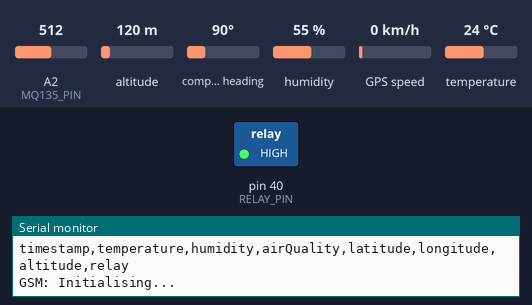
Bench run of a sketch on a simulated Arduino Mega 2560, built with avr-gcc and run on an emulated ATmega2560. Shown: switched loads named in the sketch (green lamp = pin HIGH), the last lines printed to the serial monitor. Inputs (shaded band) come from the test bench; at power-on: A2 (MQ135_PIN) = 512, altitude 120 m, compass heading 90°, humidity 55 %, GPS speed 0 km/h, temperature 24 °C. The GPS gets a fix after 3 s at 37.7749, -122.4194 with 8 satellites; the modem accepts every AT command (registered, SIM ready, sends succeed) and sends nothing else.

Above: at 0.1 s.
At 4.7 s:
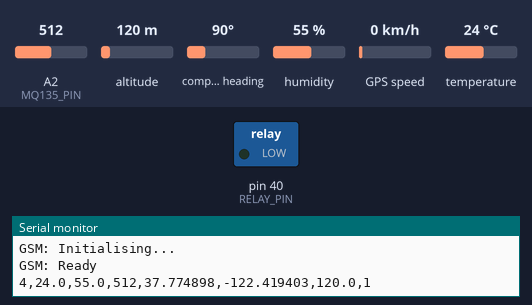
Timing chart, 0 to 6.2 s (numbered marks = the images above):
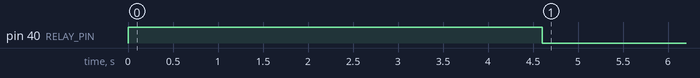

Measured:
- by itself, pin 40 (RELAY_PIN): HIGH → LOW at 4.6 s

The sketch:

air_monitaring_iot.ino
```cpp
/*
 * ============================================================
 *  Arduino Mega 2560 – IoT Environmental Monitor
 * ============================================================
 *  Connections:
 *   SIM800L / GSM  → Serial1  (TX:18, RX:19)
 *   GY-GPS6MV2     → Serial2  (TX:16, RX:17)
 *   DHT11          → A0  (as digital, using DHT lib)
 *   MQ-135         → A2  (analog)
 *   Relay          → D40 (digital output, active-LOW)
 *
 *  Libraries needed (install via Library Manager):
 *   - DHT sensor library  (Adafruit)
 *   - TinyGPS++           (Mikal Hart)
 * ============================================================
 */

#include <DHT.h>
#include <TinyGPS++.h>
#include <SoftwareSerial.h>

// ─── Pin Definitions ────────────────────────────────────────
#define DHT_PIN       A0      // DHT11 data pin
#define DHT_TYPE      DHT11
#define MQ135_PIN     A2      // MQ-135 analog pin
#define RELAY_PIN     40      // Relay control pin (active-LOW)

// ─── Serial Ports ────────────────────────────────────────────
// Serial1 → GSM  (TX=18, RX=19) — built-in on Mega
// Serial2 → GPS  (TX=16, RX=17) — built-in on Mega

// ─── Objects ─────────────────────────────────────────────────
DHT       dht(DHT_PIN, DHT_TYPE);
TinyGPSPlus gps;

// ─── Thresholds (tweak as needed) ────────────────────────────
const float  TEMP_THRESHOLD    = 35.0;   // °C  — relay triggers above this
const int    AIR_THRESHOLD     = 400;    // raw ADC — alert above this
const unsigned long SEND_INTERVAL = 30000; // 30 s between SMS alerts

// ─── State ───────────────────────────────────────────────────
unsigned long lastSendTime   = 0;
bool          relayState     = false;
String        alertPhone     = "+91XXXXXXXXXX"; // ← change to your number

// ─── Prototypes ──────────────────────────────────────────────
void  gsmInit();
bool  gsmSendSMS(const String& number, const String& message);
void  feedGPS();
void  printCSV();
void  controlRelay(float temp, int airQuality);

// ============================================================
void setup() {
  Serial.begin(9600);       // USB / dashboard serial
  Serial1.begin(9600);      // GSM module
  Serial2.begin(9600);      // GPS module

  pinMode(RELAY_PIN, OUTPUT);
  digitalWrite(RELAY_PIN, HIGH); // relay OFF (active-LOW)

  dht.begin();

  Serial.println(F("BOOT"));
  Serial.println(F("timestamp,temperature,humidity,airQuality,latitude,longitude,altitude,relay"));

  gsmInit();
  delay(2000);
}

// ============================================================
void loop() {
  // ── 1. Feed GPS parser ──────────────────────────────────
  feedGPS();

  // ── 2. Read DHT11 ───────────────────────────────────────
  float temperature = dht.readTemperature();
  float humidity    = dht.readHumidity();

  if (isnan(temperature) || isnan(humidity)) {
    temperature = -99;
    humidity    = -99;
  }

  // ── 3. Read MQ-135 ──────────────────────────────────────
  int airQuality = analogRead(MQ135_PIN);   // 0-1023

  // ── 4. Relay logic ──────────────────────────────────────
  controlRelay(temperature, airQuality);

  // ── 5. Send CSV to Serial (for dashboard) ───────────────
  printCSV(temperature, humidity, airQuality);

  // ── 6. SMS alert (every SEND_INTERVAL if threshold hit) ─
  unsigned long now = millis();
  if ((now - lastSendTime) >= SEND_INTERVAL) {
    if (temperature > TEMP_THRESHOLD || airQuality > AIR_THRESHOLD) {
      String msg = "ALERT!\n";
      msg += "Temp: "     + String(temperature, 1) + " C\n";
      msg += "Humidity: " + String(humidity, 1)    + " %\n";
      msg += "AirQ: "     + String(airQuality)     + "\n";
      if (gps.location.isValid()) {
        msg += "GPS: "    + String(gps.location.lat(), 6)
                          + ","
                          + String(gps.location.lng(), 6);
      } else {
        msg += "GPS: No fix";
      }
      gsmSendSMS(alertPhone, msg);
      lastSendTime = now;
    }
  }

  delay(2000); // 2-second update cycle
}

// ============================================================
//  Print one CSV row to Serial (dashboard reads this)
// ============================================================
void printCSV(float temp, float hum, int airQ) {
  // timestamp (seconds since boot)
  Serial.print(millis() / 1000UL);
  Serial.print(',');
  Serial.print(temp, 1);
  Serial.print(',');
  Serial.print(hum, 1);
  Serial.print(',');
  Serial.print(airQ);
  Serial.print(',');

  if (gps.location.isValid()) {
    Serial.print(gps.location.lat(), 6);
    Serial.print(',');
    Serial.print(gps.location.lng(), 6);
    Serial.print(',');
    Serial.print(gps.altitude.meters(), 1);
  } else {
    Serial.print("0.000000,0.000000,0.0");
  }

  Serial.print(',');
  Serial.println(relayState ? 1 : 0);
}

// ============================================================
//  Feed all available GPS bytes into TinyGPS++
// ============================================================
void feedGPS() {
  while (Serial2.available()) {
    gps.encode(Serial2.read());
  }
}

// ============================================================
//  Relay control – active LOW
// ============================================================
void controlRelay(float temp, int airQuality) {
  if (temp > TEMP_THRESHOLD || airQuality > AIR_THRESHOLD) {
    digitalWrite(RELAY_PIN, LOW);  // ON
    relayState = true;
  } else {
    digitalWrite(RELAY_PIN, HIGH); // OFF
    relayState = false;
  }
}

// ============================================================
//  GSM initialisation (AT commands)
// ============================================================
void gsmInit() {
  Serial.println(F("GSM: Initialising..."));

  Serial1.println("AT");           delay(1000);
  Serial1.println("ATE0");         delay(500);   // echo off
  Serial1.println("AT+CMGF=1");    delay(500);   // text mode
  Serial1.println("AT+CNMI=1,2,0,0,0"); delay(500); // new msg notify

  Serial.println(F("GSM: Ready"));
}

// ============================================================
//  Send SMS via GSM module
// ============================================================
bool gsmSendSMS(const String& number, const String& message) {
  Serial1.print("AT+CMGS=\"");
  Serial1.print(number);
  Serial1.println("\"");
  delay(1000);

  if (Serial1.find(">")) {
    Serial1.print(message);
    Serial1.write(26); // Ctrl+Z to send
    delay(3000);
    Serial.println(F("GSM: SMS sent"));
    return true;
  }

  Serial.println(F("GSM: SMS failed"));
  return false;
}
```
